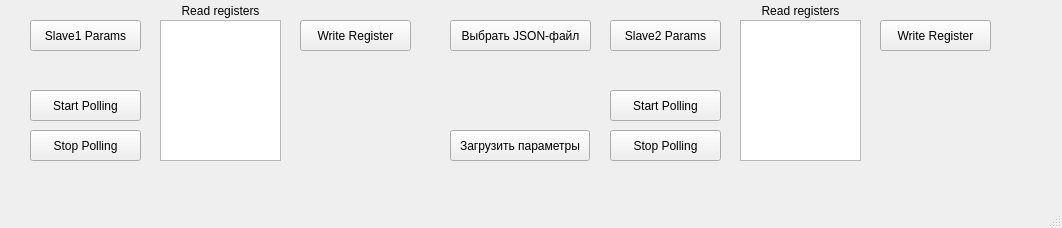
<?xml version="1.0" encoding="UTF-8"?>
<ui version="4.0">
 <class>MainWindow</class>
 <widget class="QMainWindow" name="MainWindow">
  <property name="geometry">
   <rect>
    <x>0</x>
    <y>0</y>
    <width>1062</width>
    <height>228</height>
   </rect>
  </property>
  <property name="windowTitle">
   <string>MainWindow</string>
  </property>
  <widget class="QWidget" name="centralwidget">
   <widget class="QPushButton" name="pushButtonChooseJSON">
    <property name="geometry">
     <rect>
      <x>450</x>
      <y>20</y>
      <width>141</width>
      <height>31</height>
     </rect>
    </property>
    <property name="text">
     <string>Выбрать JSON-файл</string>
    </property>
   </widget>
   <widget class="QLabel" name="LabelMessage">
    <property name="geometry">
     <rect>
      <x>450</x>
      <y>60</y>
      <width>141</width>
      <height>61</height>
     </rect>
    </property>
    <property name="text">
     <string/>
    </property>
    <property name="alignment">
     <set>Qt::AlignLeading|Qt::AlignLeft|Qt::AlignTop</set>
    </property>
    <property name="wordWrap">
     <bool>true</bool>
    </property>
   </widget>
   <widget class="QListView" name="ReadRegisters">
    <property name="geometry">
     <rect>
      <x>160</x>
      <y>20</y>
      <width>121</width>
      <height>141</height>
     </rect>
    </property>
   </widget>
   <widget class="QLabel" name="label_3">
    <property name="geometry">
     <rect>
      <x>160</x>
      <y>0</y>
      <width>121</width>
      <height>21</height>
     </rect>
    </property>
    <property name="text">
     <string>Read registers</string>
    </property>
    <property name="alignment">
     <set>Qt::AlignCenter</set>
    </property>
    <property name="wordWrap">
     <bool>true</bool>
    </property>
   </widget>
   <widget class="QPushButton" name="pushButtonStartPolling">
    <property name="geometry">
     <rect>
      <x>30</x>
      <y>90</y>
      <width>111</width>
      <height>31</height>
     </rect>
    </property>
    <property name="text">
     <string>Start Polling</string>
    </property>
   </widget>
   <widget class="QPushButton" name="pushButtonStopPolling">
    <property name="geometry">
     <rect>
      <x>30</x>
      <y>130</y>
      <width>111</width>
      <height>31</height>
     </rect>
    </property>
    <property name="text">
     <string>Stop Polling</string>
    </property>
   </widget>
   <widget class="QPushButton" name="pushButtonLoadParams">
    <property name="geometry">
     <rect>
      <x>450</x>
      <y>130</y>
      <width>140</width>
      <height>31</height>
     </rect>
    </property>
    <property name="text">
     <string>Загрузить параметры</string>
    </property>
   </widget>
   <widget class="QPushButton" name="pushButtonSlave1Settings">
    <property name="geometry">
     <rect>
      <x>30</x>
      <y>20</y>
      <width>111</width>
      <height>31</height>
     </rect>
    </property>
    <property name="text">
     <string>Slave1 Params</string>
    </property>
   </widget>
   <widget class="QPushButton" name="pushButtonSlave2Settings">
    <property name="geometry">
     <rect>
      <x>610</x>
      <y>20</y>
      <width>111</width>
      <height>31</height>
     </rect>
    </property>
    <property name="text">
     <string>Slave2 Params</string>
    </property>
   </widget>
   <widget class="QLabel" name="LabelMessage_2">
    <property name="geometry">
     <rect>
      <x>1030</x>
      <y>70</y>
      <width>131</width>
      <height>51</height>
     </rect>
    </property>
    <property name="text">
     <string/>
    </property>
    <property name="alignment">
     <set>Qt::AlignLeading|Qt::AlignLeft|Qt::AlignTop</set>
    </property>
    <property name="wordWrap">
     <bool>true</bool>
    </property>
   </widget>
   <widget class="QPushButton" name="pushButtonStopPolling_2">
    <property name="geometry">
     <rect>
      <x>610</x>
      <y>130</y>
      <width>111</width>
      <height>31</height>
     </rect>
    </property>
    <property name="text">
     <string>Stop Polling</string>
    </property>
   </widget>
   <widget class="QListView" name="ReadRegisters_2">
    <property name="geometry">
     <rect>
      <x>740</x>
      <y>20</y>
      <width>121</width>
      <height>141</height>
     </rect>
    </property>
   </widget>
   <widget class="QPushButton" name="pushButtonStartPolling_2">
    <property name="geometry">
     <rect>
      <x>610</x>
      <y>90</y>
      <width>111</width>
      <height>31</height>
     </rect>
    </property>
    <property name="text">
     <string>Start Polling</string>
    </property>
   </widget>
   <widget class="QLabel" name="label_6">
    <property name="geometry">
     <rect>
      <x>740</x>
      <y>0</y>
      <width>121</width>
      <height>21</height>
     </rect>
    </property>
    <property name="text">
     <string>Read registers</string>
    </property>
    <property name="alignment">
     <set>Qt::AlignCenter</set>
    </property>
    <property name="wordWrap">
     <bool>true</bool>
    </property>
   </widget>
   <widget class="QPushButton" name="pushButtonWriteReg">
    <property name="geometry">
     <rect>
      <x>300</x>
      <y>20</y>
      <width>111</width>
      <height>31</height>
     </rect>
    </property>
    <property name="text">
     <string>Write Register</string>
    </property>
   </widget>
   <widget class="QPushButton" name="pushButtonWriteReg_2">
    <property name="geometry">
     <rect>
      <x>880</x>
      <y>20</y>
      <width>111</width>
      <height>31</height>
     </rect>
    </property>
    <property name="text">
     <string>Write Register</string>
    </property>
   </widget>
  </widget>
  <widget class="QMenuBar" name="menubar">
   <property name="geometry">
    <rect>
     <x>0</x>
     <y>0</y>
     <width>1062</width>
     <height>26</height>
    </rect>
   </property>
  </widget>
  <widget class="QStatusBar" name="statusbar"/>
 </widget>
 <resources/>
 <connections/>
</ui>
